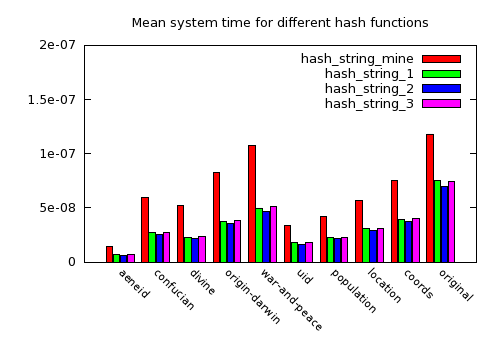

Write the gnuplot code that produced this figure.
set terminal pngcairo  transparent enhanced font "arial,10" fontscale 1.0 size 500, 350 
set output 'histogram_stime.png'
set boxwidth 0.9 absolute
set style fill   solid 1.00 border lt -1
set key inside right top vertical Right noreverse noenhanced autotitles nobox
set style histogram clustered gap 1 title  offset character 0, 0, 0
set datafile missing '-'
set style data histograms
set xtics border in scale 0,0 nomirror rotate by -45  offset character 0, 0, 0 autojustify
set xtics  norangelimit font ",8"
set xtics   ()
set title "Mean system time for different hash functions"
set yrange [ 0.00000 : 0.0000002 ] noreverse nowriteback
i = 22
plot 'hash_function_stime.dat' using 2:xtic(1) ti col, '' u 3 ti col, '' u 4 ti col, '' u 5 ti col
